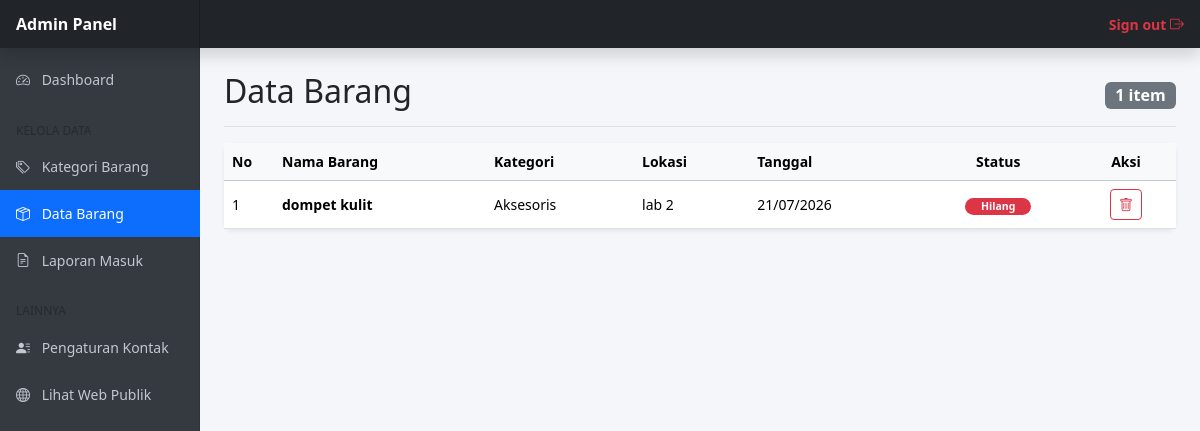
Page /admin/barang (signed in) on the committed database.
### models/models.py (models this page shows)
class Barang(db.Model):
    __tablename__ = 'barang'
    id = db.Column(db.Integer, primary_key=True)
    nama_barang = db.Column(db.String(200), nullable=False)
    kategori_id = db.Column(db.Integer, db.ForeignKey('kategori.id'), nullable=True)
    warna = db.Column(db.String(50))
    lokasi = db.Column(db.String(200), nullable=False)
    tanggal = db.Column(db.Date, nullable=False)
    deskripsi = db.Column(db.Text)
    status = db.Column(db.String(20), nullable=False) # 'Hilang' atau 'Ditemukan'
    foto = db.Column(db.String(255))
    laporan = db.relationship('Laporan', backref='barang', lazy=True, cascade="all, delete-orphan")

class Kategori(db.Model):
    __tablename__ = 'kategori'
    id = db.Column(db.Integer, primary_key=True)
    nama_kategori = db.Column(db.String(100), nullable=False)
    barang = db.relationship('Barang', backref='kategori', lazy=True)

### routes/admin.py (the view)
@admin_bp.route('/barang')
@login_required
def barang():
    barangs = Barang.query.order_by(Barang.id.desc()).all()
    return render_template('admin/barang.html', barangs=barangs)

### routes/admin.py (called while the page is built)
def login_required(f):
    from functools import wraps
    @wraps(f)
    def decorated_function(*args, **kwargs):
        if 'admin_id' not in session:
            flash('Silakan login terlebih dahulu.', 'warning')
            return redirect(url_for('admin.login'))
        return f(*args, **kwargs)
    return decorated_function

### templates/admin/barang.html (shortened to what this page needs)
{% extends 'admin/admin_base.html' %}
{% block content %}
<div class="d-flex justify-content-between flex-wrap flex-md-nowrap align-items-center pb-2 mb-3 border-bottom">
    <h1 class="h2">Data Barang</h1>
    <span class="badge bg-secondary fs-6">{{ barangs|length }} item</span>
</div>
<div class="card border-0 shadow-sm rounded-3">
    <div class="card-body p-0">
        <div class="table-responsive">
            <table class="table table-hover align-middle mb-0">
                <thead class="table-light">
                    <tr>
                        <th style="width: 50px;">No</th>
                        <th>Nama Barang</th>
                        <th>Kategori</th>
                        <th>Lokasi</th>
                        <th>Tanggal</th>
                        <th class="text-center">Status</th>
                        <th style="width: 100px;" class="text-center">Aksi</th>
                    </tr>
                </thead>
                <tbody>
                    {% if barangs %}
                        {% for barang in barangs %}
                        <tr>
                            <td>{{ loop.index }}</td>
                            <td class="fw-bold">{{ barang.nama_barang }}</td>
                            <td>{{ barang.kategori.nama_kategori if barang.kategori else '-' }}</td>
                            <td>{{ barang.lokasi }}</td>
                            <td>{{ barang.tanggal.strftime('%d/%m/%Y') }}</td>
                            <td class="text-center">
                                {% if barang.status == 'Hilang' %}
                                    <span class="badge bg-danger rounded-pill px-3">Hilang</span>
                                {% else %}
                                    <span class="badge bg-success rounded-pill px-3">Ditemukan</span>
                                {% endif %}
                            </td>
                            <td class="text-center">
                                <a href="{{ url_for('admin.barang_hapus', id=barang.id) }}" class="btn btn-sm btn-outline-danger" onclick="return confirm('Yakin ingin menghapus data barang ini?')">
                                    <i class="bi bi-trash"></i>
                                </a>
                            </td>
                        </tr>
                        {% endfor %}
                    {% else %}
                        <tr>
                            <td colspan="7" class="text-center text-muted py-4">Belum ada data barang.</td>
                        </tr>
                    {% endif %}
                </tbody>
            </table>
        </div>
    </div>
</div>
{% endblock %}

### templates/admin/admin_base.html (style rules this page uses)
body { font-size: .875rem; background-color: #f4f6f9; }

### rows in the picture
Barang: nama_barang "dompet kulit", kategori "Aksesoris", lokasi "lab 2", tanggal "21/07/2026", status "Hilang"

### other values in the picture
{{ barangs|length }} "1"
